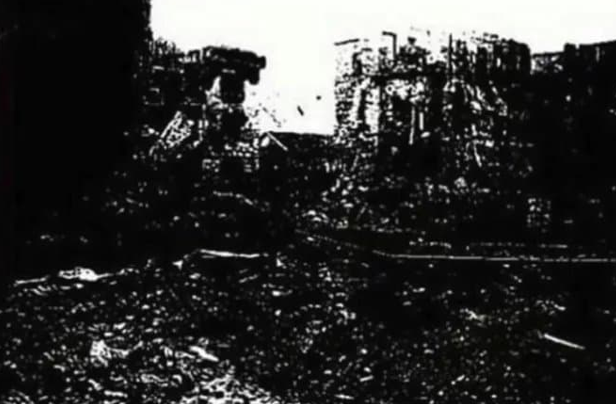
#> input picture P03 Filtros/imagen.png, 616 x 404 px
$ python Moda.py
#> lines starting #> are read from the running program, lines starting #| are printed output that depends on the picture
import cv2
import numpy as np
import matplotlib.pyplot as plt

# Funcion para crea la matriz de dispersion de la imagen original en escala de grises
def crear_matriz_dispersion(imagen, promedio):
    nueva_matriz_de_dispersion = imagen.copy()

    for i in range(imagen.shape[0]):
        for j in range(imagen.shape[1]):

            nueva_matriz_de_dispersion[i][j] = abs(imagen[i,j] - promedio) * 100 / promedio

    return nueva_matriz_de_dispersion

# Funcion para crear la matriz de la imagen original en escala de grises
def histograma_imagen(imagen):
    plt.hist(imagen.ravel(), bins=256, range=[0, 256], color='gray', alpha=0.7)

    plt.title('Histograma de Barras - Imagen Original')
    plt.xlabel('Valor de Intensidad (0-255)')
    plt.ylabel('Número de Píxeles')

    plt.show()

# Función para crear la matriz de la dispersion de los pixeles
def histograma_matriz_dispersion(matriz_de_dispersion):

    # Histograma de la matriz de dispersion
    plt.hist(matriz_de_dispersion.ravel(), bins=100, range=[0, 100], color='gray', alpha=0.7)

    plt.suptitle('Histograma de Barras - matriz de dispersion moda')
    plt.title('A continuacion, ingresa el valor del porcentaje para ser reemplazado por la moda: %i' %moda)
    plt.xlabel('Valor de Intensidad (0-255)')
    plt.ylabel('Número de Píxeles')

    plt.show()

# Funciones para crear las modas de las imagenes
def imagen_filtrada(imagen):
    for i in range(imagen.shape[0]):
            for j in range(imagen.shape[1]):
                if matriz_de_dispersion[i][j] >= filtro :
                    imagen_filtrada_con_moda[i][j] = moda

def imagen_filtrada_multimoda(imagen):
    modas_matrices = []
    modas_sumas = []

    # Crear una imagen filtrada por cada moda
    for moda in modas:
        imagen_temp = np.zeros_like(imagen)  # Crear una copia vacía de la imagen

        for i in range(imagen.shape[0]):
            for j in range(imagen.shape[1]):
                if matriz_de_dispersion[i][j] >= filtro:
                    imagen_temp[i][j] = moda

        # Calcular la suma de la matriz filtrada
        suma_matriz = np.sum(imagen_temp)
        modas_matrices.append(imagen_temp)
        modas_sumas.append(suma_matriz)

    # Encontrar la moda que genere la suma más pequeña
    indice_menor_suma = np.argmin(modas_sumas)
    imagen_filtrada_con_moda = modas_matrices[indice_menor_suma]

    print(f"La moda seleccionada es {modas[indice_menor_suma]} con suma {modas_sumas[indice_menor_suma]}")

    return imagen_filtrada_con_moda

# Cargar la imagen en escala de grises
imagen_color = cv2.imread("imagen.png")
#> imagen_color is the input picture: shape (404, 616, 3); mean B, G, R 50.5, 51.2, 51.1
if imagen_color is None:
    print("Error: No se pudo cargar la imagen")
else:
    # Convertir la imagen a escala de grises
    imagen = cv2.cvtColor(imagen_color, cv2.COLOR_BGR2GRAY)

    print("Dimensiones de la imagen en escala de grises:", imagen.shape)
#| Dimensiones de la imagen en escala de grises: (404, 616)
    print("                                                 Y    X")

    # Leer las coordenadas de inicio
    x_inicio = int(input("Escoja la posición en X (columna): "))
#> the answer given: 3
    y_inicio = int(input("Escoja la posición en Y (fila): "))
#> the answer given: 3

    # Definir las dimensiones del recorte (62 en Y, 40 en X)
    x_final = x_inicio + 40
    y_final = y_inicio + 62

    # Asegurarse de que los límites no excedan el tamaño de la imagen
    if x_final > imagen.shape[1] or y_final > imagen.shape[0]:
        print("Error: Las coordenadas exceden el tamaño de la imagen.")
    else:
        # Recortar la imagen utilizando slicing de NumPy
        imagen_recortada = imagen[y_inicio:y_final, x_inicio:x_final]
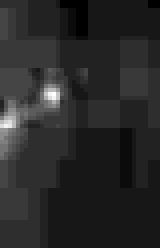
#> imagen_recortada: shape (62, 40) (shown 4 times larger); min 3, max 25, mean 6.5; drawn with min black and max white

        # Crear diferentes imagenes para mostrar el resultado
        imagen_filtrada_con_moda = imagen_recortada.copy()
        matriz_de_dispersion = imagen_recortada.copy()

        # Promedio de la imagen original
        promedio = np.mean(imagen_recortada)
#> promedio = 6.54

        # Los siguientes pasos son para obtener la moda o multiples modas
        # Aplanar la imagen recortada
        valores, conteos = np.unique(imagen_recortada.flatten(), return_counts=True)
#> valores = 23 values from 3 to 25; conteos = 23 values, max 850 at index 2, min 1 at index 14, mean 107.8

        # Obtener el valor máximo de frecuencia
        max_frecuencia = np.max(conteos)
#> max_frecuencia = 850

        # Obtener todas las modas (valores con la máxima frecuencia)
        modas = valores[conteos == max_frecuencia]
#> modas = [5]

        # Si hay más de una moda
        if len(modas) > 1:
            print(f"Hay múltiples modas: {modas}")
        else:
            print(f"La moda es: {modas[0]}")
#| La moda es: 5
            moda = modas[0]
#> moda = 5
        # Hasta aqui sabemos las modas o moda que se tiene en la imagen

        # Creacion de la matriz de dispersion
        matriz_de_dispersion = crear_matriz_dispersion(imagen_recortada, promedio)
#> after the loop in crear_matriz_dispersion, `for i in range(imagen.shape[0]):`:
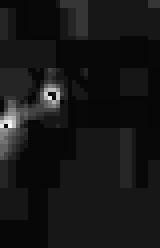
#> nueva_matriz_de_dispersion: shape (62, 40) (shown 4 times larger); min 7, max 251, mean 22.4

        # Histograma de la imagen original en escala de grises
        histograma_imagen(imagen_recortada)
#> in histograma_imagen, `plt.show()`:
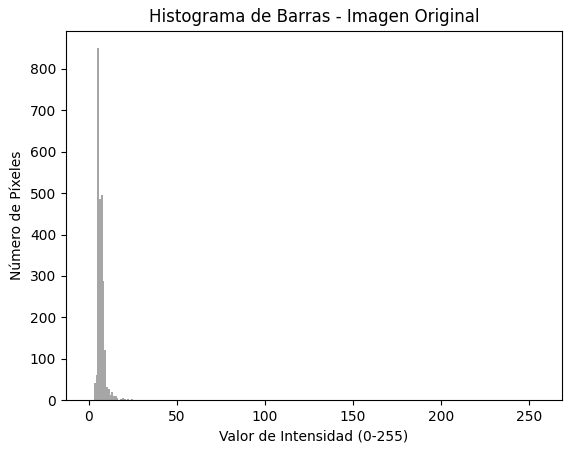
#> figure drawn by matplotlib, 1 panel; tallest bar 850 high, from x = 5 to 6

        # Crear el histograma de la matriz dispersion con informacion para el usuario
        histograma_matriz_dispersion(matriz_de_dispersion)
#> in histograma_matriz_dispersion, `plt.show()`:
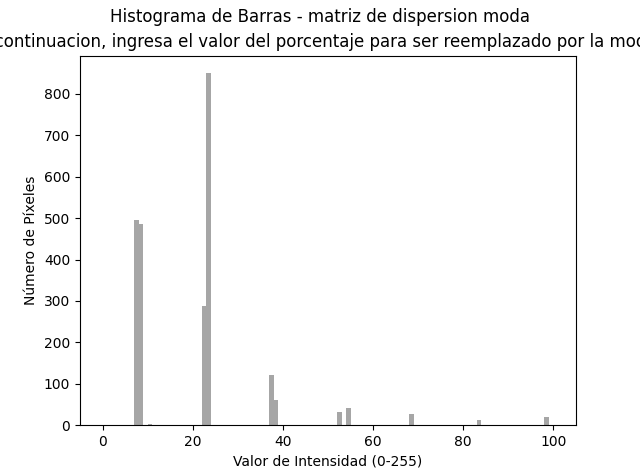
#> figure drawn by matplotlib, 1 panel; tallest bar 850 high, from x = 23 to 24

        # Filtro que se le va a colocar a la imagen (a partir de qué número de la matriz de dispersion va a reemplazar los valores en la imagen)
        print("Mediana de la imagen (valor por el que va a cambiar los pixeles seleccionados): ", moda)
#| Mediana de la imagen (valor por el que va a cambiar los pixeles seleccionados):  5
        print("Valor recomendado: cercas de 70")
        filtro = int(input("Introduce el filtro que quieres colocar (0 - 100): "))
#> the answer given: 3

        # Reemplazar los valores por la moda
        if len(modas) > 1:
            # Si hay mas de una moda usamos un mulltimodal
            imagen_filtrada_multimoda(imagen_recortada)
        else:
            # Si solo es una moda procedemos normal
            imagen_filtrada(imagen_recortada)
#> after the loop in imagen_filtrada, `for i in range(imagen.shape[0]):`: imagen_filtrada_con_moda: shape (62, 40); every value is 5

        # Promedio de la imagen filtrada resultante
        promedio_final = np.mean(imagen_filtrada_con_moda)
#> promedio_final = 5

        # Obtener la matriz de dispersion resultante
        matriz_de_dispersion_resultante = crear_matriz_dispersion(imagen_filtrada_con_moda, promedio_final)
#> after the loop in crear_matriz_dispersion (call 2), `for i in range(imagen.shape[0]):`: nueva_matriz_de_dispersion: shape (62, 40); every value is 0

        # Dispersion de la matriz resultante final
        print("El valor final de la sumatoria de la matriz resultante es la siguiente: ", np.sum(matriz_de_dispersion_resultante))
#| El valor final de la sumatoria de la matriz resultante es la siguiente:  0

        np.savetxt('imagen_original.csv', imagen_recortada, delimiter=',', fmt='%d')
        np.savetxt('matriz_de_dispersion_moda.csv', matriz_de_dispersion, delimiter=',', fmt='%d')
        np.savetxt('imagen_filtrada_con_moda.csv', imagen_filtrada_con_moda, delimiter=',', fmt='%d')
        np.savetxt('matriz_de_dispersion_moda_resultante.csv', matriz_de_dispersion_resultante, delimiter=',', fmt='%d')

        # Mostrar la imagen recortada
        cv2.imshow("Imagen original", imagen_recortada)
        cv2.imshow("matriz de dispersion moda", matriz_de_dispersion)
        cv2.imshow("imagen filtrada con moda", imagen_filtrada_con_moda)
        cv2.imshow("Matriz de dispersion resultante", matriz_de_dispersion_resultante)

        cv2.waitKey(0)
        cv2.destroyAllWindows()

        # Guardar la imagen en los archivos
        cv2.imwrite("imagen_filtrada_con_moda.png", imagen_filtrada_con_moda)
